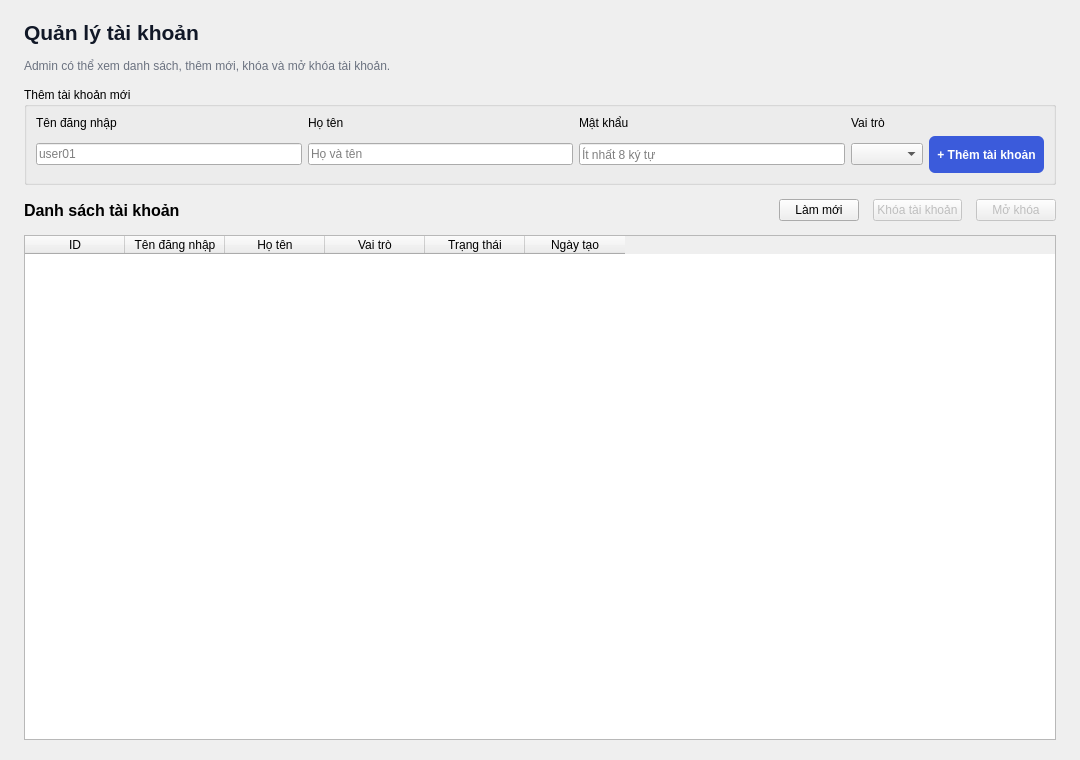
<?xml version="1.0" encoding="UTF-8"?>
<ui version="4.0">
 <class>UserManagementPage</class>
 <widget class="QWidget" name="UserManagementPage">
  <property name="geometry"><rect><x>0</x><y>0</y><width>1080</width><height>760</height></rect></property>
  <layout class="QVBoxLayout" name="rootLayout">
   <property name="leftMargin"><number>24</number></property>
   <property name="rightMargin"><number>24</number></property>
   <property name="topMargin"><number>20</number></property>
   <property name="bottomMargin"><number>20</number></property>
   <property name="spacing"><number>14</number></property>
   <item>
    <widget class="QLabel" name="lblPageHeader">
     <property name="text"><string>Quản lý tài khoản</string></property>
     <property name="styleSheet"><string notr="true">font-size:16pt; font-weight:bold; color:#111827;</string></property>
    </widget>
   </item>
   <item>
    <widget class="QLabel" name="lblPageDesc">
     <property name="text"><string>Admin có thể xem danh sách, thêm mới, khóa và mở khóa tài khoản.</string></property>
     <property name="styleSheet"><string notr="true">color:#6B7280;</string></property>
    </widget>
   </item>
   <item>
    <widget class="QGroupBox" name="groupAddUser">
     <property name="title"><string>Thêm tài khoản mới</string></property>
     <layout class="QGridLayout" name="gridAddUser">
      <item row="0" column="0"><widget class="QLabel" name="lblNewUser"><property name="text"><string>Tên đăng nhập</string></property></widget></item>
      <item row="0" column="1"><widget class="QLabel" name="lblNewName"><property name="text"><string>Họ tên</string></property></widget></item>
      <item row="0" column="2"><widget class="QLabel" name="lblNewPassword"><property name="text"><string>Mật khẩu</string></property></widget></item>
      <item row="0" column="3"><widget class="QLabel" name="lblNewRole"><property name="text"><string>Vai trò</string></property></widget></item>
      <item row="1" column="0"><widget class="QLineEdit" name="txtNewUsername"><property name="placeholderText"><string>user01</string></property></widget></item>
      <item row="1" column="1"><widget class="QLineEdit" name="txtNewFullName"><property name="placeholderText"><string>Họ và tên</string></property></widget></item>
      <item row="1" column="2"><widget class="QLineEdit" name="txtNewPassword"><property name="placeholderText"><string>Ít nhất 8 ký tự</string></property><property name="echoMode"><enum>QLineEdit::Password</enum></property></widget></item>
      <item row="1" column="3"><widget class="QComboBox" name="cboNewRole"/></item>
      <item row="1" column="4"><widget class="QPushButton" name="btnAddUser"><property name="text"><string>+ Thêm tài khoản</string></property><property name="minimumSize"><size><width>0</width><height>37</height></size></property><property name="styleSheet"><string notr="true">QPushButton{background:#3B5BDB;color:white;padding:8px;border-radius:6px;font-weight:bold;} QPushButton:hover{background:#2B48C0;}</string></property></widget></item>
     </layout>
    </widget>
   </item>
   <item>
    <layout class="QHBoxLayout" name="actionsLayout">
     <item><widget class="QLabel" name="lblListTitle"><property name="text"><string>Danh sách tài khoản</string></property><property name="styleSheet"><string notr="true">font-size:12pt;font-weight:bold;</string></property></widget></item>
     <item><spacer name="actionSpacer"><property name="orientation"><enum>Qt::Horizontal</enum></property><property name="sizeHint" stdset="0"><size><width>40</width><height>20</height></size></property></spacer></item>
     <item><widget class="QPushButton" name="btnRefresh"><property name="text"><string>Làm mới</string></property></widget></item>
     <item><widget class="QPushButton" name="btnLockUser"><property name="text"><string>Khóa tài khoản</string></property><property name="enabled"><bool>false</bool></property></widget></item>
     <item><widget class="QPushButton" name="btnUnlockUser"><property name="text"><string>Mở khóa</string></property><property name="enabled"><bool>false</bool></property></widget></item>
    </layout>
   </item>
   <item>
    <widget class="QTableWidget" name="tblUsers">
     <property name="alternatingRowColors"><bool>true</bool></property>
     <property name="sortingEnabled"><bool>false</bool></property>
     <column><property name="text"><string>ID</string></property></column>
     <column><property name="text"><string>Tên đăng nhập</string></property></column>
     <column><property name="text"><string>Họ tên</string></property></column>
     <column><property name="text"><string>Vai trò</string></property></column>
     <column><property name="text"><string>Trạng thái</string></property></column>
     <column><property name="text"><string>Ngày tạo</string></property></column>
    </widget>
   </item>
  </layout>
 </widget>
 <resources/>
 <connections/>
</ui>
